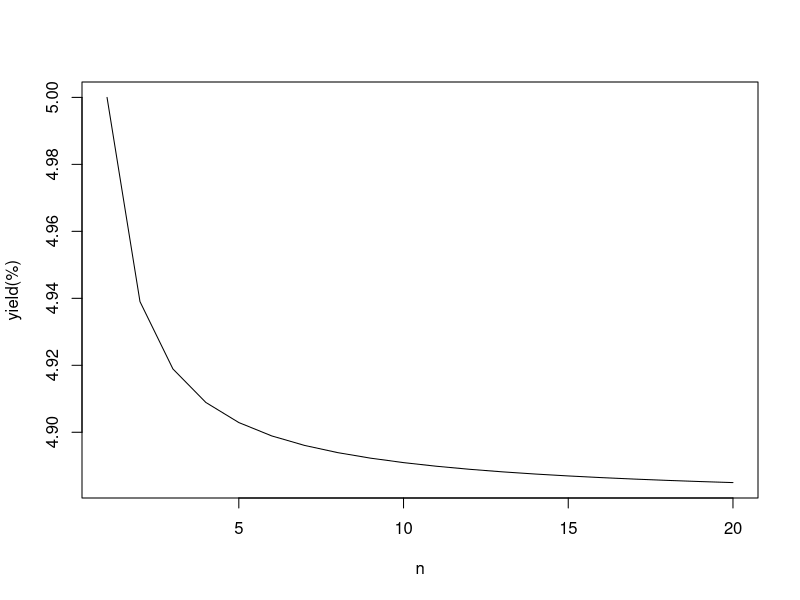

The R source for this figure:
##########################################################################################################################################

#(주의) ->  순차적으로 코드를 실행하는 것을 권함!

#에러 발생 시 github statistics package에 issue를 남기면 확인

##########################################################################################################################################



# 금융시장의 가격은 수익률(일종의 비율)로 표현
# 계산하는 방법에 따라 다양한 수익률이 나옴

# 지금 100만원을 투자하면 6개월 뒤에 105만원을 받는다고 가정

# 투자수익률 5 %
# 연간 투자수익률 10 %
# 월복리 수익률 9.7978 %

# 수익률은 다양하게 표현이 가능하지만 금융시장에서는 기본적으로 아래의 기준과 같이 표현

# 1년을 기준으로 수익률을 표시(경우에 따라 상이)
# 복리기준은 문맥상 명확할 경우 생략하고, 그렇지 않을 경우 별도로 명시

# 복리는 단리부터 연속복리까지 다양하게 존재할 수 있지만 주로 사용되는 것은 다음과 같다

# 연속복리 = 무한
# 일복리 = 365(달력일 기준), 252(영업일 기준)
# 월복리 = 12
# 분기복리 = 4
# 연간복리 = 1
# 단리 = 0


##########################################################################################################################################


# 연간 n번 복리해 주는 수익률 y_n을 그 결정요소(만기 t, 복리회수 n, 투자원금 c_0, 만기 회수금 c_t)의 함수로 표현


# c_0 = 1, c_t = 1.05, t = 1일 때, n이 변함에 따라 y가 어떻게 변하는지 확인


##########################################################################################################################################


yn <- function(t, n, c0, ct) n*((ct/c0)^(1/(t*n))-1)*100                    # 수익률 함수 정의.십진숫자(decimal)가 아닌 %로 표시된 값 출력.
n<-1:20
c0<-1;ct<-1.05;t<-1
plot(n,sapply(n, function(x) yn(t,x,c0,ct)),type='l',ylab = 'yield(%)')    # sapply함수를 이용해서 벡터연산 수행


############################################################결과값(print)#################################################################
